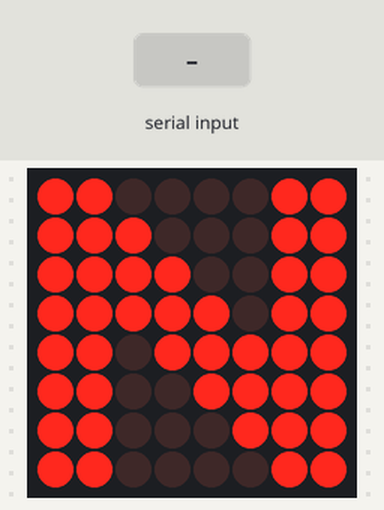
Simulated run of this sketch. Board: Arduino Uno, built with avr-gcc and run on an emulated ATmega328P. On the bench: 8×8 LED matrix. Wiring (inferred from the names in the program): MAX7219 LED driver (orientation assumed): data pin 12; clock pin 10; CS pin 11. Inputs (shaded band) come from the test bench. What the sketch prints to the serial monitor is not drawn.

Above: at 1.2 s.
1.3 s: "1" received over the second serial link
Timing chart, 0 to 4.3 s (numbered marks = the images above; inputs shaded):
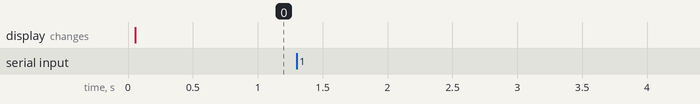

The sketch:

affi.ino
```cpp
#include <SoftwareSerial.h>

SoftwareSerial HC12(2, 3); // HC-12 TX Pin, HC-12 RX Pin

//int Data = 0;
char Lettre;
int DIN_pin = 12;
int CS_pin = 11;
int CLK_pin = 10;
int UN[8] = {0x18, 0x38, 0x78, 0x18, 0x18, 0x18, 0x3C, 0x7E}; //afficher le chiffre 1
int DEUX[8] = {0x7E, 0x7E, 0x06, 0x7E, 0x7E, 0x60, 0x7E, 0x7E}; //afficher le chiffre 2
int TROIS[8] = {0x7E, 0x7E, 0x06, 0x3E, 0x3E, 0x06, 0x7E, 0x7E}; //afficher le chiffre 3
int QUATRE[8] = {0x0E, 0x1E, 0x36, 0x66, 0xFF, 0xFF, 0x06, 0x06}; //afficher le chiffre 4
int CINQ[8] = {0x7E, 0x7E, 0x60, 0x7E, 0x7E, 0x06, 0x7E, 0x7E}; //afficher le chiffre 5
int N[8] = {0xC3, 0xE3, 0xF3, 0xFB, 0xDF, 0xCF, 0xC7, 0xC3}; //afficher la lettre N
int R[8] = {0x7C, 0x7E, 0x66, 0x66, 0x7E, 0x7C, 0x6E, 0x67}; //afficher la lettre R
void write_pix(int data)
{
 digitalWrite(CS_pin, LOW);
 for (int i = 0; i < 8; i++)
 {
   digitalWrite(CLK_pin, LOW);
   digitalWrite(DIN_pin, data & 0x80); // masquage de donnée
   data = data << 1; // on décale les bits vers la gauche
   digitalWrite(CLK_pin, HIGH);
 }
}
void write_line(int adress, int data)
{
 digitalWrite(CS_pin, LOW);
 write_pix(adress);
 write_pix(data);
 digitalWrite(CS_pin, HIGH);
}
void write_matrix(int *tab)
{
 for (int i = 0; i < 8; i++) write_line(i + 1, tab[i]);
}
void init_MAX7219(void)
{
 write_line(0x09, 0x00); //decoding BCD
 write_line(0X0A, 0x01); //brightness
 write_line(0X0B, 0x07); //scanlimit 8leds
 write_line(0X0C, 0x01); //power-down mode 0, normalmode1;
 write_line(0X0F, 0x00);
}
void clear_matrix(void)
{
 const int clean[8] = {0x00, 0x00, 0x00, 0x00, 0x00, 0x00, 0x00, 0x00};
 write_matrix(clean);
}
int intToHex(int x)
{
 switch (x)
 {
   case 0: return 0x01; break; //LED sur la première case
   case 1: return 0x02; break; //LED sur 2 case
   case 2: return 0x04; break; //LED sur 3 case
   case 3: return 0x08; break; //LED sur 4 case
   case 4: return 0x10; break; //LED sur 5 case
   case 5: return 0x20; break; //LED sur 6 case
   case 6: return 0x40; break; //LED sur 7 case
   case 7: return 0x80; break; //LED sur 8 case
 }
}

void setup() {
  Serial.begin(9600);
  HC12.begin(9600);


  pinMode(CS_pin, OUTPUT);
  pinMode(DIN_pin, OUTPUT);
  pinMode(CLK_pin, OUTPUT);
  delay(50);
  init_MAX7219();
  clear_matrix();
  write_matrix(N);
}

void loop() {
  while (HC12.available()) {

   int Data = HC12.read();
       Serial.println(Data);
    if (Data == -1){write_matrix(R);}
    if (Data == 0){write_matrix(N);}
    if (Data == 1){write_matrix(UN);}
    if (Data == 2){write_matrix(DEUX);}
    if (Data == 3){write_matrix(TROIS);}
    if (Data == 4){write_matrix(QUATRE);}
    if (Data == 5){write_matrix(CINQ);}
    if (Data == 6){write_matrix(R);}
 }


  //while (Serial.available()) {
    //HC12.write(Serial.read());
   // HC12.println(Data);
  //}
}
```

Measured:
- after the input at 1.3 s, every drawn part: stays the same
